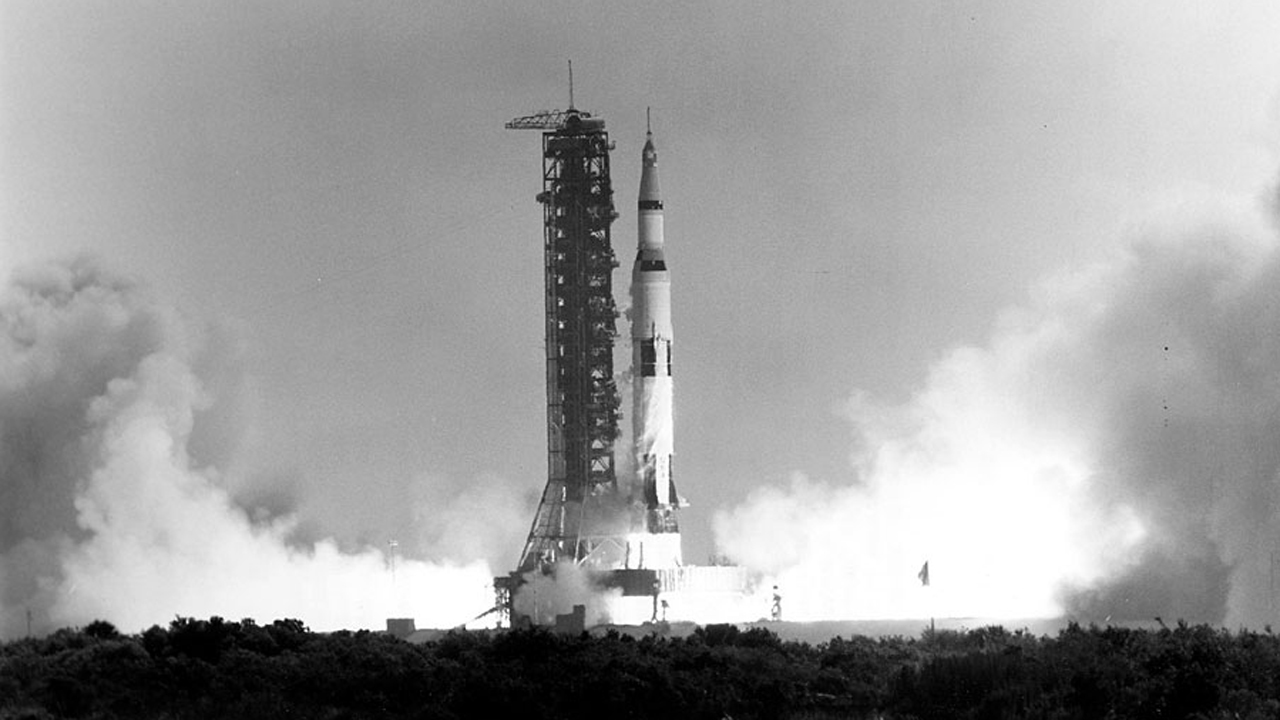
#> input picture Apollo-11-launch.jpg, 1280 x 720 px, found by its file name
$ jupyter execute --allow-errors 'Ex 01.ipynb'
#> lines starting #> are read from the running program, lines starting #| are printed output that depends on the picture
 # EXP NO 1: Image-Handling-and-Pixel-Transformations-by-Using-Opencv

## NAME : DINESH R
## REG NO : 212224240037

[cell 1]
import cv2
import numpy as np
import matplotlib.pyplot as plt
img =cv2.imread("C:\\Users\\admin\\Downloads\\Eagle_in_Flight (1).jpg",cv2.IMREAD_COLOR)
#> (the rest of this cell did not finish here and is left out)

#> (a cell that did not finish here is left out)

#> (a cell that did not finish here is left out)

[cell 4]
img=cv2.imread("C:\\Users\\admin\\Downloads\\Eagle_in_Flight (1).jpg")
cv2.imwrite("C:\\Users\\admin\\Downloads\\Eagle_in_Flight (1).jpg",img)
#> Out = True

[cell 5]
img=cv2.imread("C:\\Users\\admin\\Downloads\\Eagle_in_Flight (1).jpg")
#> (the rest of this cell did not finish here and is left out)

#> (a cell that did not finish here is left out)

#> (a cell that did not finish here is left out)

#> (a cell that did not finish here is left out)

#> (a cell that did not finish here is left out)

[cell 10]
img=cv2.imread("C:\\Users\\admin\\Downloads\\Apollo-11-launch.jpg",cv2.IMREAD_COLOR)
#> img is the input picture: shape (720, 1280, 3); min 0, max 255, mean 156.2
img_rgb = cv2.cvtColor(img, cv2.COLOR_BGR2RGB)
img_rgb.shape
#> Out = (720, 1280, 3)

[cell 11]
text = cv2.putText(img_rgb, "Apollo 11 Saturn V Launch, July 16, 1969", (300, 700),cv2.FONT_HERSHEY_SIMPLEX, 1, (255, 255, 255), 2)
plt.imshow(text, cmap='gray')
plt.title("New image")
plt.show()

[cell 12]
rcol= (255, 0, 255)
cv2.rectangle(img_rgb, (400, 100), (800, 650), rcol, 3)
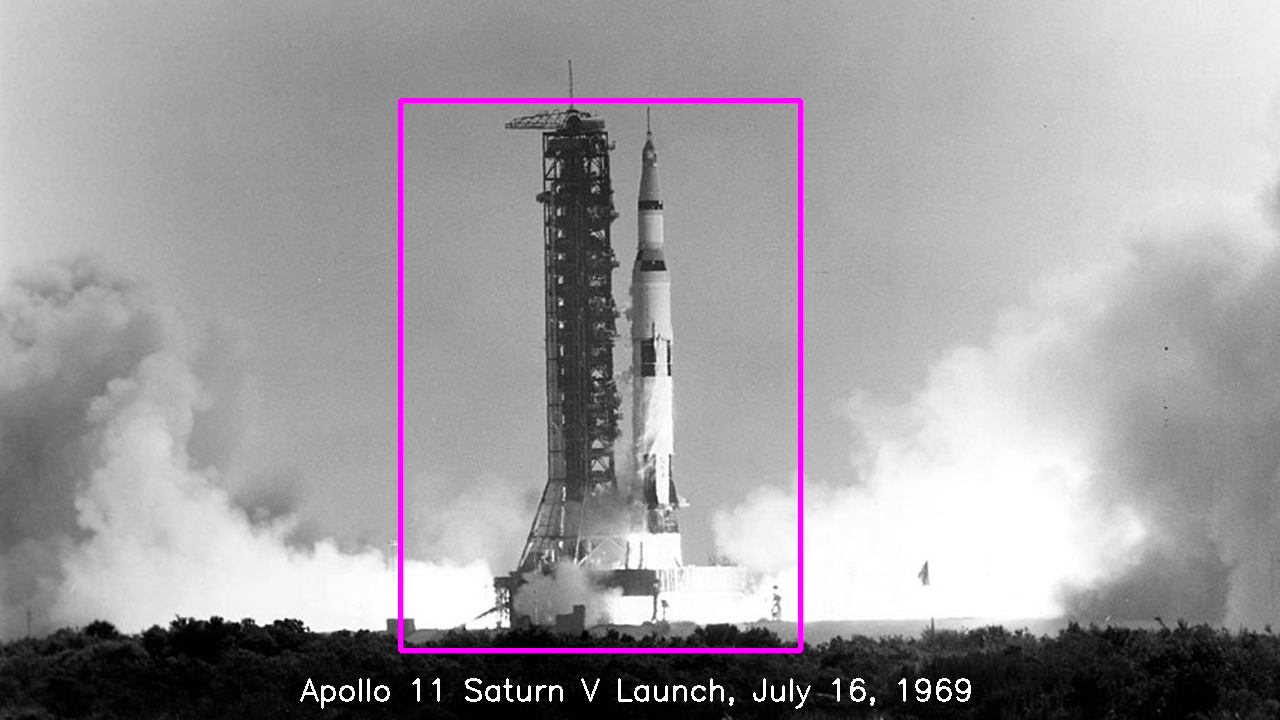
#> img_rgb: shape (720, 1280, 3); mean R, G, B 158.5, 155.9, 158.5

[cell 13]
plt.title("Annotated image")
plt.imshow(img_rgb)
plt.show()

[cell 14]
img =cv2.imread("C:\\Users\\admin\\Downloads\\boy.jpg",cv2.IMREAD_COLOR)
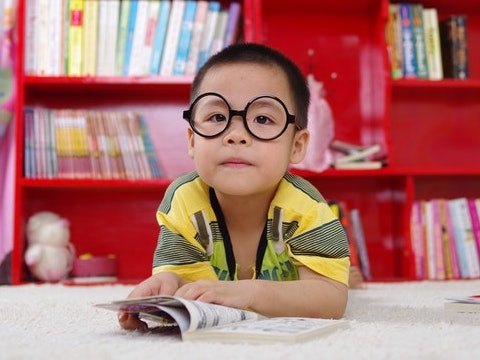
#> input picture boy.jpg, 480 x 360 px, found by its file name
#> img is the input picture: shape (360, 480, 3); mean B, G, R 111.8, 115.3, 174.3
img_rgb= cv2.cvtColor(img, cv2.COLOR_BGR2RGB)
#> img_rgb: shape (360, 480, 3)

[cell 15]
m = np.ones(img_rgb.shape, dtype="uint8") * 50

[cell 16]
img_brighter = cv2.add(img_rgb, m)
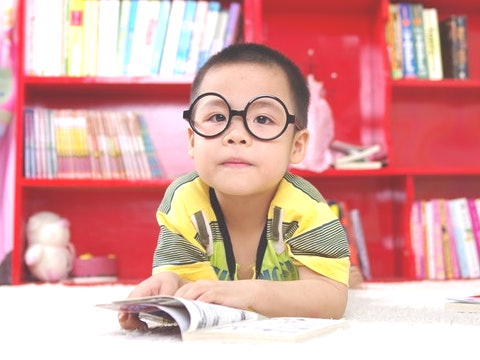
#> img_brighter: shape (360, 480, 3); mean R, G, B 219.2, 162.5, 158.9
img_darker = cv2.subtract(img_rgb, m)
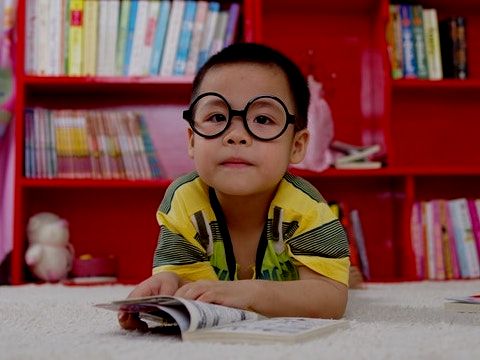
#> img_darker: shape (360, 480, 3); mean R, G, B 124.7, 76.4, 71.2

[cell 17]
plt.figure(figsize=(10,5))
plt.subplot(1,3,1), plt.imshow(img_rgb), plt.title("Original Image"), plt.axis("off")
plt.subplot(1,3,2), plt.imshow(img_brighter), plt.title("Brighter Image"), plt.axis("off")
plt.subplot(1,3,3), plt.imshow(img_darker), plt.title("Darker Image"), plt.axis("off")
plt.show()

[cell 18]
matrix1 = np.ones(img_rgb.shape, dtype="float32") * 1.1
matrix2 = np.ones(img_rgb.shape, dtype="float32") * 1.2
img_higher1 = cv2.multiply(img.astype("float32"), matrix1).clip(0,255).astype("uint8")
img_higher2 = cv2.multiply(img.astype("float32"), matrix2).clip(0,255).astype("uint8")
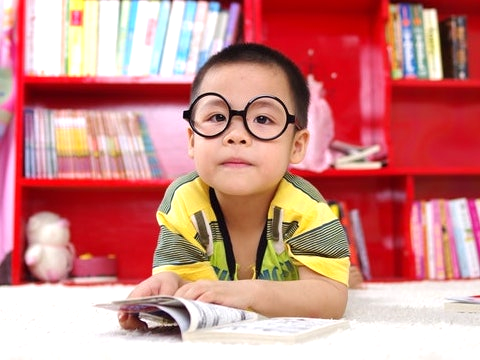
#> img_higher2: shape (360, 480, 3); mean B, G, R 131.8, 136.2, 205.2

[cell 19]
plt.figure(figsize=(10,5))
plt.subplot(1,3,1), plt.imshow(img), plt.title("Original Image"), plt.axis("off")
plt.subplot(1,3,2), plt.imshow(img_higher1), plt.title("Higher Contrast (1.1x)"), plt.axis("off")
plt.subplot(1,3,3), plt.imshow(img_higher2), plt.title("Higher Contrast (1.2x)"), plt.axis("off")
plt.show()
#> figure, not shown here; B, G, R data is drawn as R, G, B

[cell 20]
b, g, r = cv2.split(img)
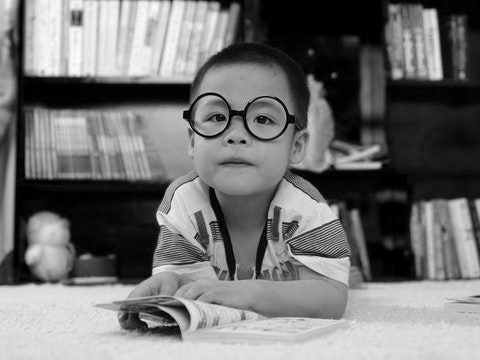
#> g: shape (360, 480); min 0, max 254, mean 115.3
plt.figure(figsize=(10,5))
plt.subplot(1,3,1), plt.imshow(b, cmap='gray'), plt.title("Blue Channel"), plt.axis("off")
plt.subplot(1,3,2), plt.imshow(g, cmap='gray'), plt.title("Green Channel"), plt.axis("off")
plt.subplot(1,3,3), plt.imshow(r, cmap='gray'), plt.title("Red Channel"), plt.axis("off")
plt.show()

[cell 21]
merged_rgb = cv2.merge([r, g, b])
plt.figure(figsize=(5,5))
plt.imshow(merged_rgb)
plt.title("Merged RGB Image")
plt.axis("off")
plt.show()

[cell 22]
hsv_img = cv2.cvtColor(img, cv2.COLOR_RGB2HSV)
#> hsv_img: shape (360, 480, 3); mean H, S, V 115, 115.9, 176.2
h, s, v = cv2.split(hsv_img)
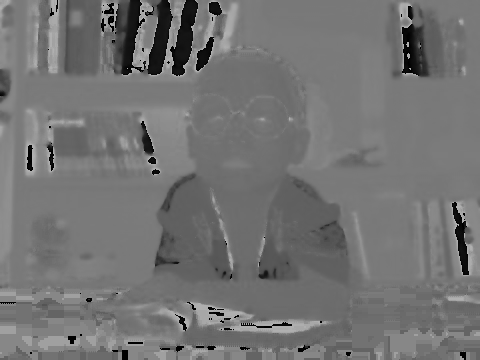
#> h: shape (360, 480); min 0, max 179, mean 115
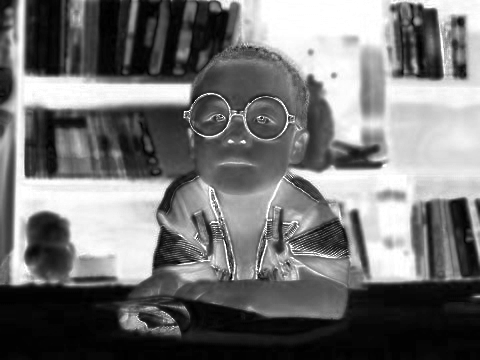
#> s: shape (360, 480); min 0, max 255, mean 115.9
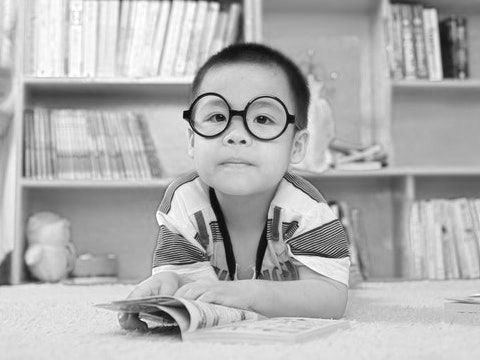
#> v: shape (360, 480); min 6, max 255, mean 176.2
plt.figure(figsize=(10,5))
plt.subplot(1,3,1), plt.imshow(h, cmap='gray'), plt.title("Hue Channel"), plt.axis("off")
plt.subplot(1,3,2), plt.imshow(s, cmap='gray'), plt.title("Saturation Channel"), plt.axis("off")
plt.subplot(1,3,3), plt.imshow(v, cmap='gray'), plt.title("Value Channel"), plt.axis("off")
plt.show()

[cell 23]
merged_hsv = cv2.cvtColor(cv2.merge([h, s, v]), cv2.COLOR_HSV2RGB)
combined = np.concatenate((img_rgb, merged_hsv), axis=1)
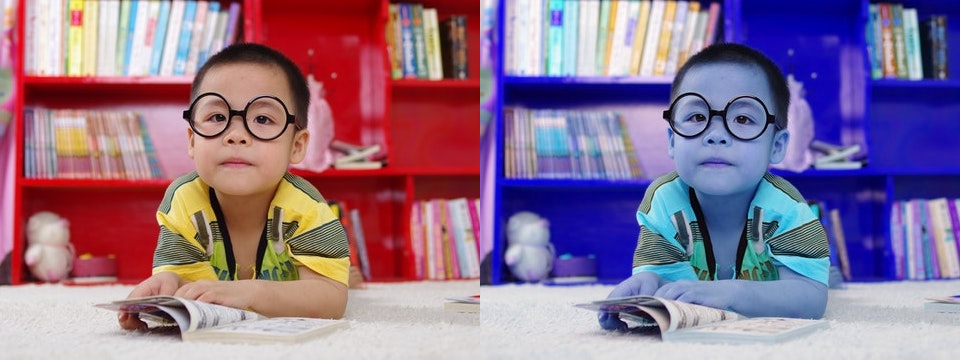
#> combined: shape (360, 960, 3); mean R, G, B 142.8, 115.1, 143
plt.figure(figsize=(10, 5))
plt.imshow(combined)
plt.title("Original Image  &  Merged HSV Image")
plt.axis("off")
plt.show()
